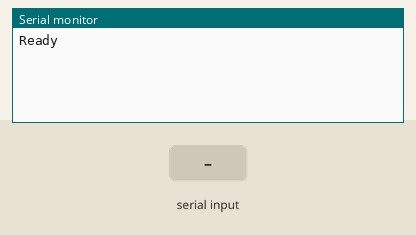
Recording of a sketch running on a simulated Arduino Uno, built with avr-gcc and run on an emulated ATmega328P. Shown: the last lines printed to the serial monitor. The test bench sets the inputs (shaded band).

Above: at 1.2 s.
1.3 s: "1\n" received over Serial
At 2.2 s:
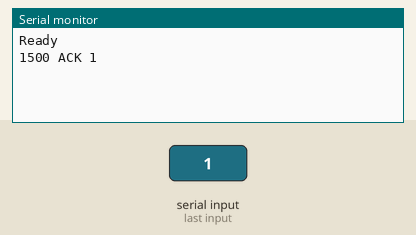
3.0 s: byte 10 ('\n') received over Serial
At 3.4 s:
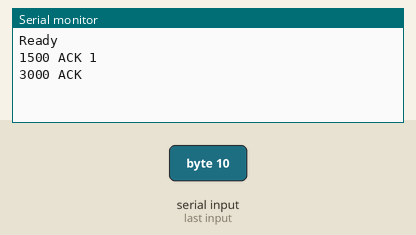
4.5 s: "0\n" received over Serial
At 5.8 s:
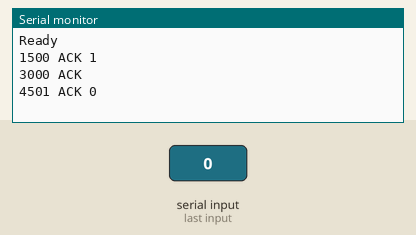

The sketch:

testchat1.ino
```cpp
// A simple standalone sketch to communicate with Python
// This is just a test of the receive_chat() function in the chat library
// But it doesn't require anything other than this script

// Define the buffer size
#define __CHAT_H_RECEIVE_BUFFER_SZ 100

//// Globals for receiving chats
// These need to persist across calls to receive_chat
char receive_buffer[__CHAT_H_RECEIVE_BUFFER_SZ] = "";
char receive_line[__CHAT_H_RECEIVE_BUFFER_SZ] = "";


void receive_chat(char* received_chat)
{ /* Basic function to receive chats.

  Checks Serial.available
  Once a newline has been received, store it in `receive_line` and return it.
  Will also echo it as an ACK.
  Otherwise keep it in the buffer.
  */
  // If characters available, add to buffer
  int n_chars = Serial.available();
  char got = 'X';

  for(int ichar = 0; ichar < n_chars; ichar++)
  {
    // get a character
    got = Serial.read();

    // error if overfow
    if (strlen(receive_buffer) >= __CHAT_H_RECEIVE_BUFFER_SZ - 1) {
      if (got != '\n') {
        Serial.println("ERR truncating buf overflow");
        got = '\n';

        // Should also empty the buffer or the next line will be garbage
      }
    }

    // add the character and a \0
    // latter is not necessary if we fill with \0 after every line
    receive_buffer[strlen(receive_buffer)] = got;
    receive_buffer[strlen(receive_buffer) + 1] = '\0';

    // Check if this is end of line
    if (got == '\n')
    {
      // Put buffer in line
      strncpy(receive_line, receive_buffer, __CHAT_H_RECEIVE_BUFFER_SZ);

      // Start buffer over
      // Are we sure this fills with \0?
      strncpy(receive_buffer, "", __CHAT_H_RECEIVE_BUFFER_SZ);
      break;
    }
  }

  // If a line available, echo it
  if (strlen(receive_line) > 0)
  {
    // Print the ACK
    Serial.print(millis());
    Serial.print(" ACK ");
    Serial.print(receive_line); // still ends with \n

    // Store in received_chat and reset line to empty
    strncpy(received_chat, receive_line, __CHAT_H_RECEIVE_BUFFER_SZ);
    strncpy(receive_line, "", __CHAT_H_RECEIVE_BUFFER_SZ);
  }
}


// Setup function
void setup() {
  Serial.begin(115200); // set the baud rate
  Serial.println("Ready"); // print "Ready" once
}

// Loop function
void loop() {
  // define a variable to contain the received chat
  char received_chat[__CHAT_H_RECEIVE_BUFFER_SZ] = "";

  // receive a chat
  receive_chat(received_chat);

  // do stuff with it

  delay(500);
}
```

Measured:
- after the input at 1.3 s, the serial monitor: prints a new line after 0.20 s (image 1)
- after the input at 3.0 s, the serial monitor: prints a new line at once (image 2)
- after the input at 4.5 s, the serial monitor: prints a new line at once (image 3)
